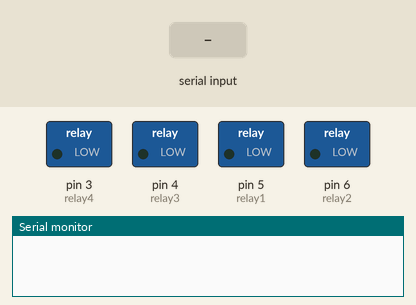
Simulated run of this sketch. Board: Arduino Uno, built with avr-gcc and run on an emulated ATmega328P. Parts: switched loads named in the sketch (green lamp = pin HIGH), the last lines printed to the serial monitor. The inputs (shaded band) are chosen by the test bench.

Above: at 1.2 s.
1.3 s: "1" received over the second serial link
At 2.5 s:
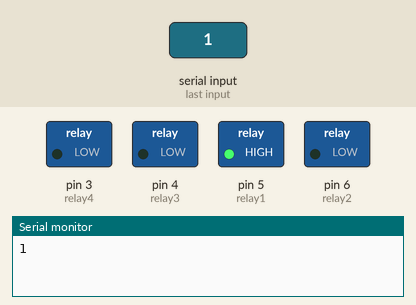
2.8 s: "3" received over the second serial link
At 3.9 s:
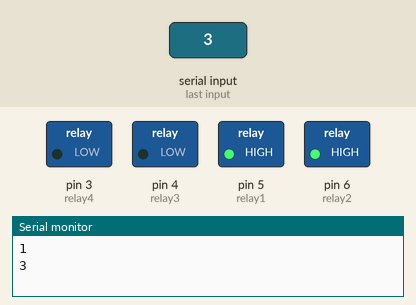
4.3 s: "2" received over the second serial link
At 5.0 s:
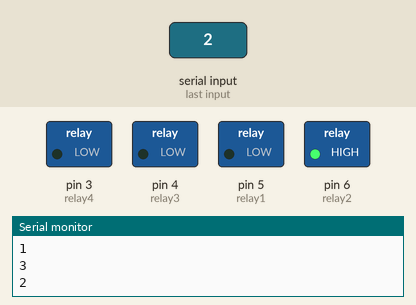
5.8 s: "5" received over the second serial link
At 6.2 s:
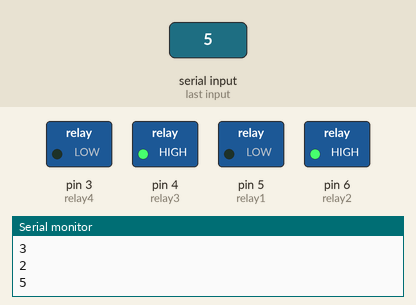
7.3 s: "4" received over the second serial link
At 8.5 s:
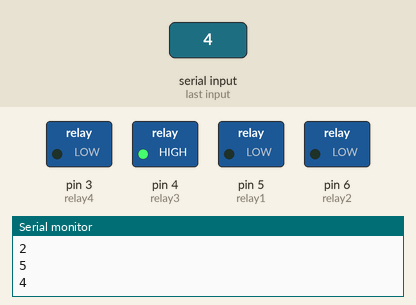
8.8 s: "7" received over the second serial link
At 9.6 s:
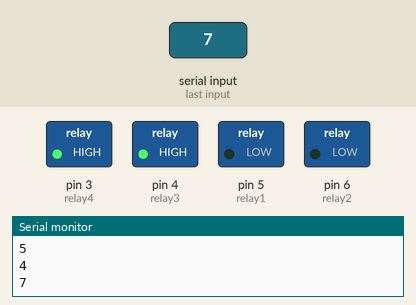
Timing chart, 0 to 11.3 s (numbered marks = the images above; inputs shaded):
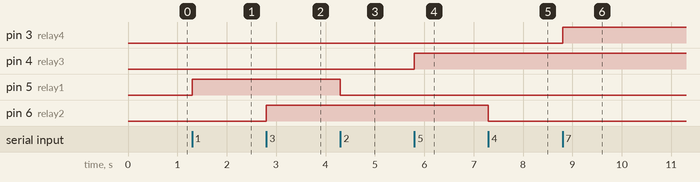

The sketch:

Bluetooth_relay_code.ino
```cpp
#include<SoftwareSerial.h>
SoftwareSerial mybt(10,11);
const int relay1=5;
const int relay2=6;
const int relay3=4;
const int relay4=3;
                               //If you wish to add more relays, simply increase the relay number and then enter  the pin number that you connected.
char t;

void setup()
{
  Serial.begin(9600);
  mybt.begin(9600);
  pinMode(relay1,OUTPUT);
  pinMode(relay2,OUTPUT);
  pinMode(relay3,OUTPUT);
  pinMode(relay4,OUTPUT);

}
void loop()
{
  if(mybt.available())
  {
    t=mybt.read();

   Serial.println(t);
  }

    if (t=='1')
{
    digitalWrite(relay1,HIGH);


    }
    else if(t=='2')
    {
      digitalWrite(relay1,LOW);


    }
    else if(t=='3')
    {
    digitalWrite(relay2,HIGH);


    }
    else if(t=='4')
    {
    digitalWrite(relay2,LOW);


    }
     else if(t=='5')
    {
    digitalWrite(relay3,HIGH);


    }
     else if(t=='6')
    {
    digitalWrite(relay3,LOW);


    }
     else if(t=='7')
    {
    digitalWrite(relay4,HIGH);


    }
     else if(t=='8')
    {
    digitalWrite(relay4,LOW);


    }
     else if(t=='9')
    {
    digitalWrite(relay1,HIGH);
    digitalWrite(relay2,HIGH);
    digitalWrite(relay3,HIGH);
    digitalWrite(relay4,HIGH);


    }
     else if(t=='0')
    {
    digitalWrite(relay1,LOW);
    digitalWrite(relay2,LOW);
    digitalWrite(relay3,LOW);
    digitalWrite(relay4,LOW);


    }
    else
      {
        digitalWrite(relay1,LOW);
    digitalWrite(relay2,LOW);
     digitalWrite(relay1,LOW);
    digitalWrite(relay2,LOW);

      }
      }
```

Measured:
- after the input at 1.3 s, pin 5 (relay1): LOW → HIGH at once
- after the input at 2.8 s, pin 6 (relay2): LOW → HIGH at once
- after the input at 4.3 s, pin 5 (relay1): HIGH → LOW at once
- after the input at 5.8 s, pin 4 (relay3): LOW → HIGH at once
- after the input at 7.3 s, pin 6 (relay2): HIGH → LOW at once
- after the input at 8.8 s, pin 3 (relay4): LOW → HIGH at once
